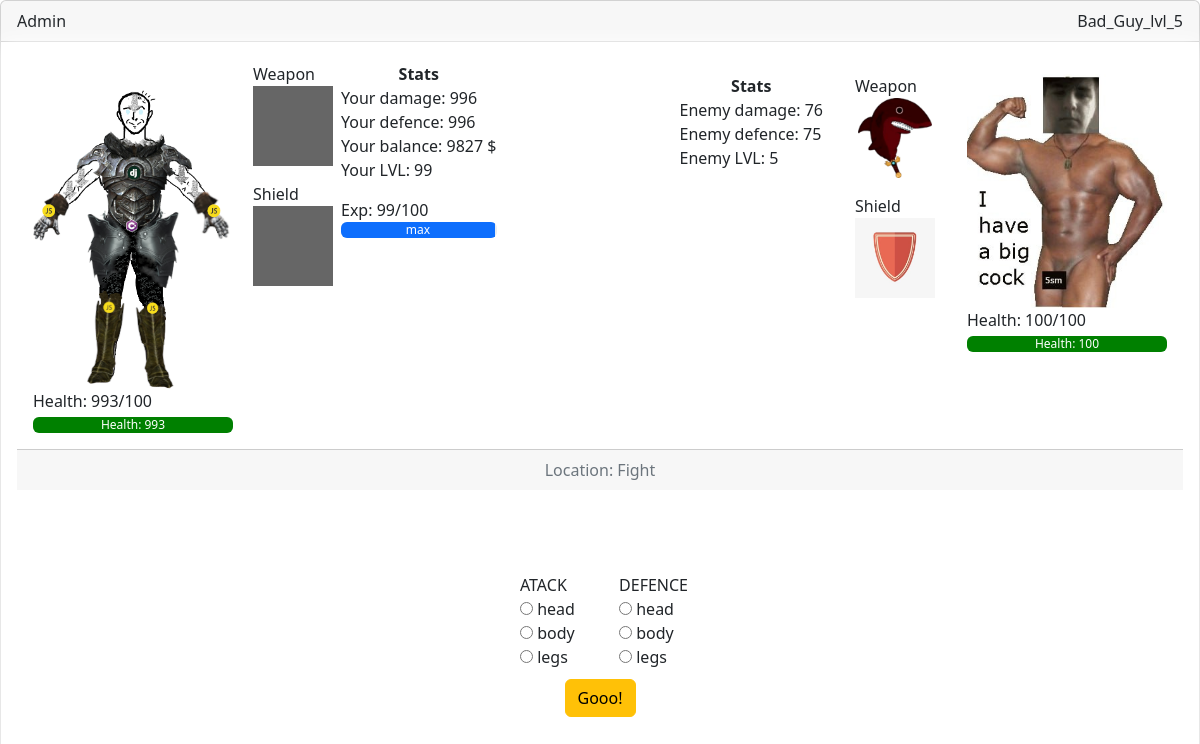
/game/dungeon_go/fight/1/ (signed in), run on the app's committed database.
### User/models.py (models this page shows, shortened)
class Newuser(AbstractUser):
    health = models.IntegerField("HP",default=100)
    attack = models.IntegerField("ATTACK",default=5)
    defence = models.IntegerField("ARMOR",default=3)
    img = models.ImageField("IMG",upload_to="img/",default="")
    balance = models.DecimalField("MONEY", default=100, decimal_places=0,max_digits=10)
    lvl = models.IntegerField("LEVEL",default=1)
    exp = models.IntegerField("EXP",default=0)
    weapon = models.ForeignKey('Weapon',verbose_name="WEAPON",default='',null=True,blank=True,on_delete=models.SET_NULL)
    armor = models.ForeignKey('Armor',verbose_name="ARMOR",default='',null=True,blank=True,on_delete=models.SET_NULL)
    dungeon_lvl = models.IntegerField("DUNGEON LVL",default=1)
    dungeon_loc = models.IntegerField("DUNGEON LOCATION", default=0)
    is_fight = models.BooleanField("IS FIGHT",default=False)
    enemy = models.ForeignKey("Enemy",verbose_name="ENEMY",default='',null=True,blank=True,on_delete=models.SET_NULL)
    def ReturnAllDamage(self):
        if self.weapon is None:
            return self.attack
        else:
            return self.attack+self.weapon.damage
    def ReturnAllArmor(self):
        if self.armor is None:
            return self.defence
        else:
            return self.defence+self.armor.armor
    def CheckEXP(self):
        if self.lvl >= 99:
            self.lvl=99
            self.exp=99
        else:
            if self.exp>=100:
                self.lvl+=1
                self.defence=self.defence+1
                self.attack=self.attack+1
                self.exp=0
        self.save()
        return self.lvl
    def get_absolute_url_fight(self):
        return reverse("fight", kwargs={"pk": self.pk})

class Enemy(models.Model):
    name = models.CharField("NAME",max_length=40)
    health = models.IntegerField("HP",default=100)
    attack = models.IntegerField("ATTACK",default=1)
    defence = models.IntegerField("ARMOR",default=1)
    lvl = models.IntegerField("LEVEL",default=1)
    slug = models.SlugField("URL",unique=True)
    img = models.ImageField("IMG",upload_to="enemy/",default="")
    weapon = models.ForeignKey('Weapon',verbose_name="WEAPON",default=None,null=True,blank=True,on_delete=models.SET_NULL)
    armor = models.ForeignKey('Armor',verbose_name="ARMOR",default=None,null=True,blank=True,on_delete=models.SET_NULL)
    def ReturnAllDamage(self):
        if self.weapon is None:
            return self.attack
        else:
            return self.attack+self.weapon.damage
    def ReturnAllArmor(self):
        if self.armor is None:
            return self.defence
        else:
            return self.defence+self.armor.armor

class Weapon(models.Model):
    name = models.CharField("WEAPON NAME",max_length=30)
    damage = models.IntegerField("DAMAGE+")
    img = models.ImageField("IMG",upload_to="weapon")
    balance = models.IntegerField("SUM")
    lvl = models.IntegerField("LVL")
    dun_lvl = models.IntegerField("DUNGEON LVL")

class Armor(models.Model):
    name = models.CharField("ARMOR NAME",max_length=30)
    img = models.ImageField("IMG",upload_to="armor")
    armor = models.IntegerField("AROMOR+")
    balance = models.IntegerField("SUM")
    lvl = models.IntegerField("LVL")
    dun_lvl = models.IntegerField("DUNGEON LVL")

### Game/views.py (the view, shortened to what this page needs)
# urls.py: path('dungeon_go/fight/<pk>/',Fight.as_view(),name='fight'),
class Fight(LoginRequiredMixin,UserPassesTestMixin,View):
    def get(self,request,*args, **kwargs):
        form_class = AttackF()
        if request.user.is_fight==False and request.user.dungeon_loc==3:
            request.user.is_fight = True
            allphoto = ['enemy/first.jpg','enemy/second.jpg']
            rnd = random.randint(0,1)
            if request.user.dungeon_lvl == 1:
                enemy = Enemy.objects.create(name="Bad_Guy_lvl_1",attack=5,defence=2,lvl=1,img=allphoto[rnd],slug=request.user.username)
            elif request.user.dungeon_lvl == 2:
                enemy = Enemy.objects.create(name="Bad_Guy_lvl_2",attack=12,defence=10,lvl=2,img=allphoto[rnd],slug=request.user.username,weapon=Weapon.objects.get(pk=2),armor=Armor.objects.get(pk=2))
            elif request.user.dungeon_lvl == 3:
                enemy = Enemy.objects.create(name="Bad_Guy_lvl_3",attack=20,defence=21,lvl=3,img=allphoto[rnd],slug=request.user.username,weapon=Weapon.objects.get(pk=4),armor=Armor.objects.get(pk=4))
            elif request.user.dungeon_lvl == 4:
                enemy = Enemy.objects.create(name="Bad_Guy_lvl_4",attack=37,defence=30,lvl=4,img=allphoto[rnd],slug=request.user.username,weapon=Weapon.objects.get(pk=5),armor=Armor.objects.get(pk=5))
            elif request.user.dungeon_lvl == 5:
                enemy = Enemy.objects.create(name="Bad_Guy_lvl_5",attack=47,defence=40,lvl=5,img=allphoto[rnd],slug=request.user.username,weapon=Weapon.objects.get(pk=6),armor=Armor.objects.get(pk=6))
            request.user.enemy = enemy
            request.user.save()
            return render(request,'BK/fight.html',context={'enemy':enemy,'form':form_class})
        elif request.user.dungeon_loc==0:
            return redirect('dungeon')
        else:
            enemy = Enemy.objects.get(slug=request.user.username)
            return render(request,'BK/fight.html',context={'enemy':enemy,'form':form_class})
    def test_func(self):
        user = Newuser.objects.get(pk=self.kwargs['pk'])
        return self.request.user==user

### Game/forms.py
class AttackF(forms.Form):
    choise = [("head","head"),
            ("body","body"),
            ("legs","legs"),
            ]
    attack = forms.CharField(label="ATACK",widget=forms.RadioSelect(choices=choise))
    defence = forms.CharField(label="DEFENCE",widget=forms.RadioSelect(choices=choise))

### templates/BK/fight.html (shortened to what this page needs)
{% load static %}
<!DOCTYPE html>
<html>
    <head>
        <link href="https://cdn.jsdelivr.net/npm/bootstrap@5.2.0-beta1/dist/css/bootstrap.min.css" rel="stylesheet">
    </head>
    <body>
        <div class="card">
            <div class="card-header d-flex align-items-center justify-content-between">
              <span>{{user.username}}</span>
              <span>{{enemy.name}}</span>
            </div>
            <div class="card-body d-flex flex-column shadown">
                <div class="d-flex justify-content-between media">
                <div class="d-flex w-100 up">
                    <div class='user_model  d-flex flex-column align-items-between'>
                        <div class="img_user"><img src="{% if user.dungeon_lvl == 1 %}{% static 'img/based_2.png' %}{% elif user.dungeon_lvl == 2 %}{% static 'img/based_3.png' %}{% elif user.dungeon_lvl == 3 %}{% static 'img/based_4.png' %}{% elif user.dungeon_lvl == 4 %}{% static 'img/based_5.png' %}{% else %}{% static 'img/based_6.png' %}{% endif %}" class="w-100 h-100" /></div>
                        <span>Health: {{user.health}}/100</span>
                        <div class="progress mt-1">
                            <div class="progress-bar bg_pr" role="progressbar" style="width: {{user.health}}%" aria-valuenow="{{user.health}}" aria-valuemin="0" aria-valuemax="100">Health: {{user.health}}</div>
                    </div>
                    </div>
                    <div class='m-1'>
                        <span class="text-center">Weapon</span>
                        {% if user.weapon.img %}
                        <div><img src="{{user.weapon.img.url}}" class="item_img mb-3"/></div>
                        {% else %}
                        <div class='no_image_attr mb-3'></div>
                        {% endif %}
                        <span class='text-center'>Shield</span>
                        {% if user.armor.img %}
                        <div><img src="{{user.armor.img.url}}" class="item_img mb-3"/></div>
                        {% else %}
                        <div class='no_image_attr'></div>
                        {% endif %}
                    </div>
                    <div class='m-1 stats'>
                        <div class='text-center'><b>Stats</b></div>
                        <div class=>
                            <div>Your damage: {{user.ReturnAllDamage}}</div>
                        <div>Your defence: {{user.ReturnAllArmor}}</div>
                        <div>Your balance: {{user.balance}} $</div>
                        <div>Your LVL: {{user.CheckEXP}}</div>
                        <div class="mt-3">Exp: {{user.exp}}/100</div>
                        <div class="progress">
                            <div class="progress-bar" role="progressbar" style="width: {{user.exp}}%;" aria-valuenow="{{user.exp}}" aria-valuemin="0" aria-valuemax="100">{% if user.lvl == 99 %}max{% else %}{{user.exp}}/100{% endif %}</div>
                        </div>
                        </div>
                    </div>
                </div>
                <div class="d-flex justify-content-between enemy">
                    <div class="d-flex flex-row-reverse w-100 up">
                        <div class='user_model  d-flex flex-column align-items-between'>
                            <div class="img_user"><img src="{{enemy.img.url}}" class="w-100 h-100" /></div>
                            <span>Health: {{enemy.health}}/100</span>
                            <div class="progress mt-1">
                                <div class="progress-bar bg_pr" role="progressbar" style="width: {{enemy.health}}%" aria-valuenow="{{enemy.health}}" aria-valuemin="0" aria-valuemax="100">Health: {{enemy.health}}</div>
                        </div>
                        </div>
                        <div class='m-3'>
                            <span class="text-center">Weapon</span>
                            {% if enemy.weapon.img %}
                            <div><img src="{{enemy.weapon.img.url}}" class="item_img mb-3"/></div>
                            {% else %}
                            <div class='no_image_attr mb-3'></div>
                            {% endif %}
                            <span class='text-center'>Shield</span>
                            {% if enemy.armor.img %}
                            <div><img src="{{enemy.armor.img.url}}" class="item_img mb-3"/></div>
                            {% else %}
                            <div class='no_image_attr'></div>
                            {% endif %}
                        </div>
                        <div class='m-3 stats'>
                            <div class='text-center'><b>Stats</b></div>
                            <div>Enemy damage: {{enemy.ReturnAllDamage}}</div>
                            <div>Enemy defence: {{enemy.ReturnAllArmor}}</div>
                            <div>Enemy LVL: {{enemy.lvl}}</div>
                            </div>
                        </div>
                    </div>
            </div>
            <div class="card-footer text-muted text-center">
            {% block locat_name %}
            Location: Fight
            {% endblock locat_name %}
            </div>
            <div class="d-flex justify-content-center">
            </div>
            <div class="d-flex justify-content-center align-items-center nav">
                {% block bnts %}
                <form method="POST" action="{{user.get_absolute_url_fight}}" class="fight d-flex flex-column">
                    <div>
                        {% for f in form %}
                    <div class="form-check form-check-inline">
                        <label class="form-check-label" for="{{ f.id_for_label }}">{{f.label}}</label>
                        {{f}}
                      </div>
                    {% endfor %}
                    </div>
                    <div class="text-center"><button type="submit" class="btn btn-warning mt-2">Gooo!</button></div>
                </form>
                {% endblock bnts %}
            </div>
          </div>
    </body>
</html>

### templates/BK/fight.html (style rules this page uses)
.up { flex:50%; }
.item_img { width:80px; height:80px; object-fit:contain; }
* { margin:0; padding:0; }
.no_image_attr { width:80px; height:80px; background:rgba(0,0,0,0.6); }
.bg_pr { background: green; }
.img_user { width:200px; height:auto; object-fit:cover; position:relative; z-index:3; }
.shadown { box-shadow: 0 0 20px white; border-bottom-left-radius:0.3em; border-bottom-right-radius:0.3em; transition:1s; overflow:hidden; }
.card { height:100vh; }
.user_model { margin:1rem; }
.nav { height:100%; }
.media { height:400px; }

### data on the page
Newuser: username "Admin", health "993", ReturnAllDamage "996", ReturnAllArmor "996", balance "9827", CheckEXP "99", exp "99"
Enemy: name "Bad_Guy_lvl_5", img (picture), health "100", weapon.img (picture), armor.img (picture), ReturnAllDamage "76", ReturnAllArmor "75", lvl "5"

### other printed values
{{ f.label }} "ATACK" "DEFENCE"
